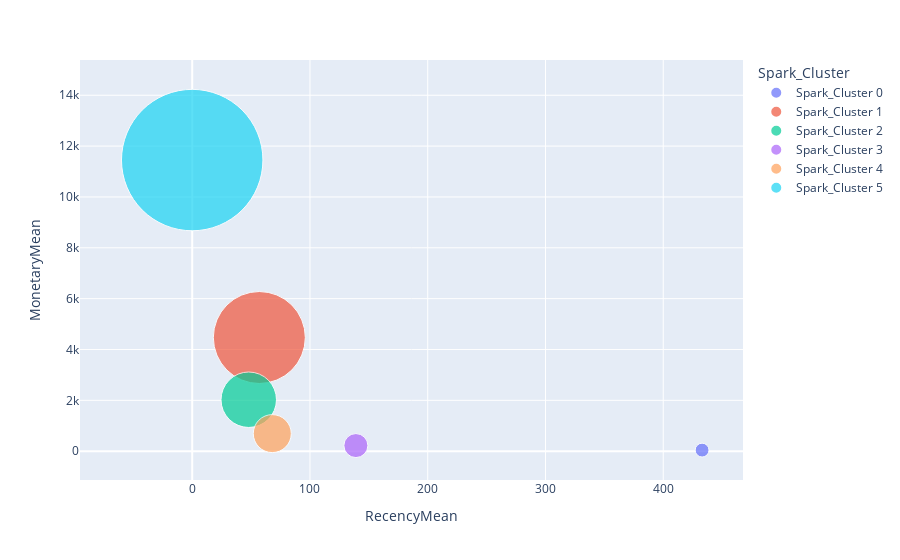

The cell this chart's notebook holds for it:
### Code cell
import plotly.express as px

fig = px.scatter(rfm_agg4, x="RecencyMean", y="MonetaryMean", size="FrequencyMean", color="Spark_Cluster",
           hover_name="Spark_Cluster", size_max=100)
fig.show()

### Figure 1 — Plotly figure (JSON) as saved in the notebook; plotly's stock layout.template omitted (floating-point values rounded to 4 significant figures)
{"data": [{"hovertemplate": "<b>%{hovertext}</b><br><br>Spark_Cluster=Spark_Cluster 0<br>RecencyMean=%{x}<br>MonetaryMean=%{y}<br>FrequencyMean=%{marker.size}<extra></extra>", "hovertext": ["Spark_Cluster 0"], "legendgroup": "Spark_Cluster 0", "marker": {"color": "#636efa", "size": [2], "sizemode": "area", "sizeref": 0.0208, "symbol": "circle"}, "mode": "markers", "name": "Spark_Cluster 0", "orientation": "v", "showlegend": true, "type": "scatter", "x": [433], "xaxis": "x", "y": [43], "yaxis": "y"}, {"hovertemplate": "<b>%{hovertext}</b><br><br>Spark_Cluster=Spark_Cluster 1<br>RecencyMean=%{x}<br>MonetaryMean=%{y}<br>FrequencyMean=%{marker.size}<extra></extra>", "hovertext": ["Spark_Cluster 1"], "legendgroup": "Spark_Cluster 1", "marker": {"color": "#EF553B", "size": [88], "sizemode": "area", "sizeref": 0.0208, "symbol": "circle"}, "mode": "markers", "name": "Spark_Cluster 1", "orientation": "v", "showlegend": true, "type": "scatter", "x": [57], "xaxis": "x", "y": [4471], "yaxis": "y"}, {"hovertemplate": "<b>%{hovertext}</b><br><br>Spark_Cluster=Spark_Cluster 2<br>RecencyMean=%{x}<br>MonetaryMean=%{y}<br>FrequencyMean=%{marker.size}<extra></extra>", "hovertext": ["Spark_Cluster 2"], "legendgroup": "Spark_Cluster 2", "marker": {"color": "#00cc96", "size": [32], "sizemode": "area", "sizeref": 0.0208, "symbol": "circle"}, "mode": "markers", "name": "Spark_Cluster 2", "orientation": "v", "showlegend": true, "type": "scatter", "x": [48], "xaxis": "x", "y": [2024], "yaxis": "y"}, {"hovertemplate": "<b>%{hovertext}</b><br><br>Spark_Cluster=Spark_Cluster 3<br>RecencyMean=%{x}<br>MonetaryMean=%{y}<br>FrequencyMean=%{marker.size}<extra></extra>", "hovertext": ["Spark_Cluster 3"], "legendgroup": "Spark_Cluster 3", "marker": {"color": "#ab63fa", "size": [6], "sizemode": "area", "sizeref": 0.0208, "symbol": "circle"}, "mode": "markers", "name": "Spark_Cluster 3", "orientation": "v", "showlegend": true, "type": "scatter", "x": [139], "xaxis": "x", "y": [221], "yaxis": "y"}, {"hovertemplate": "<b>%{hovertext}</b><br><br>Spark_Cluster=Spark_Cluster 4<br>RecencyMean=%{x}<br>MonetaryMean=%{y}<br>FrequencyMean=%{marker.size}<extra></extra>", "hovertext": ["Spark_Cluster 4"], "legendgroup": "Spark_Cluster 4", "marker": {"color": "#FFA15A", "size": [15], "sizemode": "area", "sizeref": 0.0208, "symbol": "circle"}, "mode": "markers", "name": "Spark_Cluster 4", "orientation": "v", "showlegend": true, "type": "scatter", "x": [68], "xaxis": "x", "y": [692], "yaxis": "y"}, {"hovertemplate": "<b>%{hovertext}</b><br><br>Spark_Cluster=Spark_Cluster 5<br>RecencyMean=%{x}<br>MonetaryMean=%{y}<br>FrequencyMean=%{marker.size}<extra></extra>", "hovertext": ["Spark_Cluster 5"], "legendgroup": "Spark_Cluster 5", "marker": {"color": "#19d3f3", "size": [208], "sizemode": "area", "sizeref": 0.0208, "symbol": "circle"}, "mode": "markers", "name": "Spark_Cluster 5", "orientation": "v", "showlegend": true, "type": "scatter", "x": [0], "xaxis": "x", "y": [11451], "yaxis": "y"}], "layout": {"legend": {"itemsizing": "constant", "title": {"text": "Spark_Cluster"}, "tracegroupgap": 0}, "margin": {"t": 60}, "xaxis": {"anchor": "y", "domain": [0, 1], "title": {"text": "RecencyMean"}}, "yaxis": {"anchor": "x", "domain": [0, 1], "title": {"text": "MonetaryMean"}}}}
